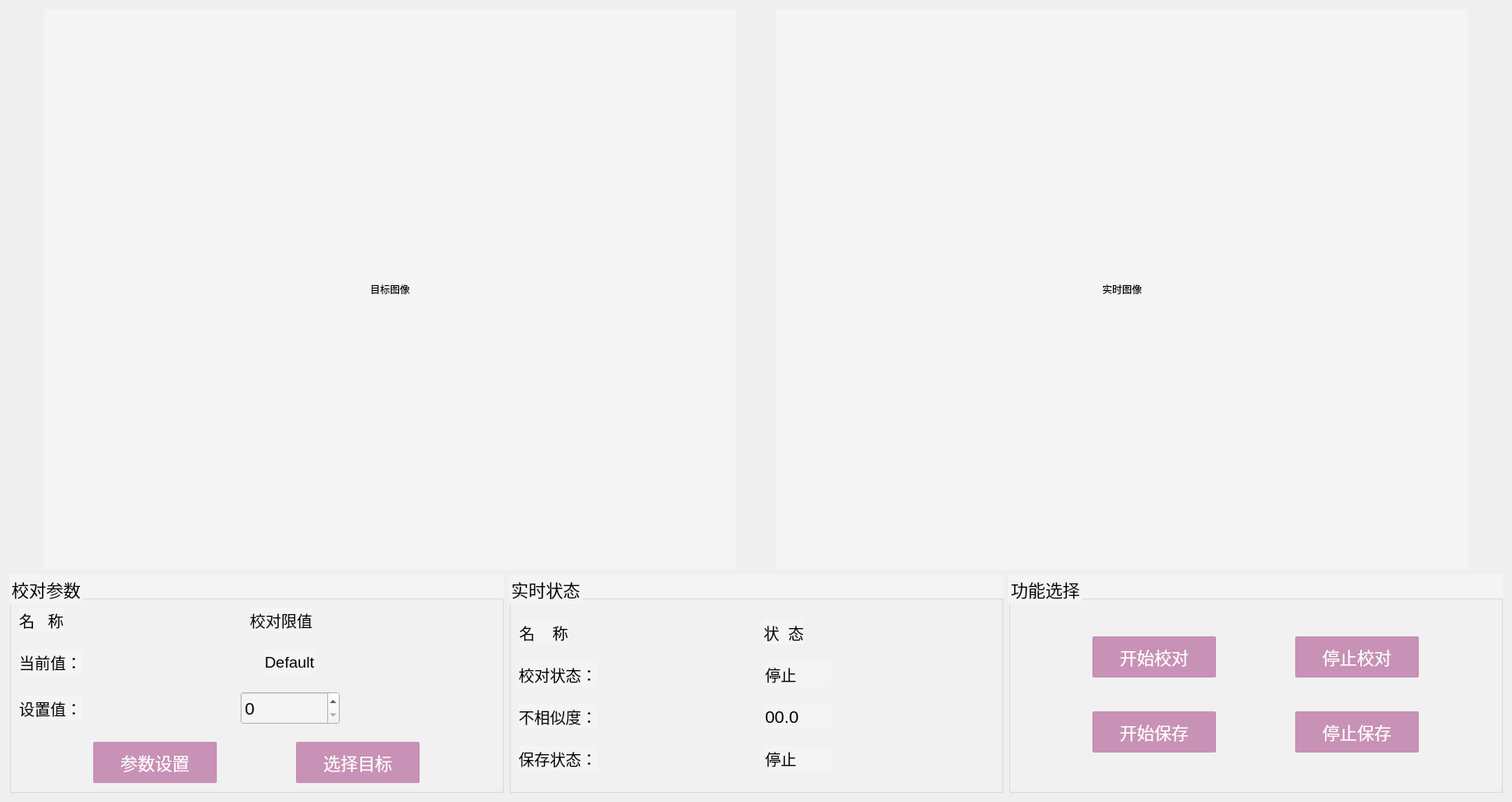
   <widget class="QWidget" name="tab_2">
    <attribute name="title">
     <string>图像校对</string>
    </attribute>
    <layout class="QVBoxLayout" name="verticalLayout_9">
     <item>
      <layout class="QHBoxLayout" name="horizontalLayout_4">
       <item>
        <widget class="QLabel" name="target_dis">
         <property name="minimumSize">
          <size>
           <width>840</width>
           <height>680</height>
          </size>
         </property>
         <property name="maximumSize">
          <size>
           <width>840</width>
           <height>680</height>
          </size>
         </property>
         <property name="layoutDirection">
          <enum>Qt::LeftToRight</enum>
         </property>
         <property name="styleSheet">
          <string notr="true">background-color: rgb(244, 244, 244);
border-color: rgb(2, 2, 2);
font: 16pt &quot;黑体&quot;;</string>
         </property>
         <property name="text">
          <string>目标图像</string>
         </property>
         <property name="alignment">
          <set>Qt::AlignCenter</set>
         </property>
        </widget>
       </item>
       <item>
        <widget class="QLabel" name="real_dis">
         <property name="minimumSize">
          <size>
           <width>840</width>
           <height>680</height>
          </size>
         </property>
         <property name="maximumSize">
          <size>
           <width>840</width>
           <height>680</height>
          </size>
         </property>
         <property name="layoutDirection">
          <enum>Qt::LeftToRight</enum>
         </property>
         <property name="styleSheet">
          <string notr="true">background-color: rgb(244, 244, 244);
border-color: rgb(2, 2, 2);
font: 16pt &quot;黑体&quot;;</string>
         </property>
         <property name="text">
          <string>实时图像</string>
         </property>
         <property name="alignment">
          <set>Qt::AlignCenter</set>
         </property>
        </widget>
       </item>
      </layout>
     </item>
     <item>
      <layout class="QHBoxLayout" name="horizontalLayout_3">
       <item>
        <widget class="QGroupBox" name="det_Box_5">
         <property name="minimumSize">
          <size>
           <width>600</width>
           <height>0</height>
          </size>
         </property>
         <property name="maximumSize">
          <size>
           <width>600</width>
           <height>16777215</height>
          </size>
         </property>
         <property name="styleSheet">
          <string notr="true">font-family: &quot;黑体&quot;;
background-color: rgb(244, 244, 244);
font-size: 16pt;
height:50;
width:150;</string>
         </property>
         <property name="title">
          <string>校对参数</string>
         </property>
         <layout class="QVBoxLayout" name="verticalLayout_12">
          <item>
           <layout class="QHBoxLayout" name="horizontalLayout_37">
            <item>
             <widget class="QLabel" name="label_33">
              <property name="minimumSize">
               <size>
                <width>0</width>
                <height>30</height>
               </size>
              </property>
              <property name="maximumSize">
               <size>
                <width>16777215</width>
                <height>30</height>
               </size>
              </property>
              <property name="styleSheet">
               <string notr="true">font-family: &quot;黑体&quot;;
font-size: 14pt;
height:50;
width:150;</string>
              </property>
              <property name="text">
               <string>名   称</string>
              </property>
              <property name="alignment">
               <set>Qt::AlignRight|Qt::AlignTrailing|Qt::AlignVCenter</set>
              </property>
             </widget>
            </item>
            <item>
             <spacer name="horizontalSpacer_21">
              <property name="orientation">
               <enum>Qt::Horizontal</enum>
              </property>
              <property name="sizeHint" stdset="0">
               <size>
                <width>40</width>
                <height>20</height>
               </size>
              </property>
             </spacer>
            </item>
            <item>
             <widget class="QLabel" name="label_34">
              <property name="minimumSize">
               <size>
                <width>0</width>
                <height>30</height>
               </size>
              </property>
              <property name="maximumSize">
               <size>
                <width>16777215</width>
                <height>30</height>
               </size>
              </property>
              <property name="styleSheet">
               <string notr="true">font-family: &quot;黑体&quot;;
font-size: 14pt;
height:50;
width:150;</string>
              </property>
              <property name="text">
               <string>校对限值</string>
              </property>
              <property name="alignment">
               <set>Qt::AlignRight|Qt::AlignTrailing|Qt::AlignVCenter</set>
              </property>
             </widget>
            </item>
            <item>
             <spacer name="horizontalSpacer_36">
              <property name="orientation">
               <enum>Qt::Horizontal</enum>
              </property>
              <property name="sizeHint" stdset="0">
               <size>
                <width>40</width>
                <height>20</height>
               </size>
              </property>
             </spacer>
            </item>
           </layout>
          </item>
          <item>
           <spacer name="verticalSpacer_20">
            <property name="orientation">
             <enum>Qt::Vertical</enum>
            </property>
            <property name="sizeType">
             <enum>QSizePolicy::Fixed</enum>
            </property>
            <property name="sizeHint" stdset="0">
             <size>
              <width>20</width>
              <height>15</height>
             </size>
            </property>
           </spacer>
          </item>
          <item>
           <layout class="QHBoxLayout" name="horizontalLayout_38">
            <item>
             <widget class="QLabel" name="label_36">
              <property name="minimumSize">
               <size>
                <width>0</width>
                <height>30</height>
               </size>
              </property>
              <property name="maximumSize">
               <size>
                <width>16777215</width>
                <height>30</height>
               </size>
              </property>
              <property name="styleSheet">
               <string notr="true">font-family: &quot;黑体&quot;;
font-size: 14pt;
height:50;
width:150;</string>
              </property>
              <property name="text">
               <string>当前值：</string>
              </property>
              <property name="alignment">
               <set>Qt::AlignRight|Qt::AlignTrailing|Qt::AlignVCenter</set>
              </property>
             </widget>
            </item>
            <item>
             <spacer name="horizontalSpacer_37">
              <property name="orientation">
               <enum>Qt::Horizontal</enum>
              </property>
              <property name="sizeHint" stdset="0">
               <size>
                <width>40</width>
                <height>20</height>
               </size>
              </property>
             </spacer>
            </item>
            <item>
             <widget class="QLabel" name="limit_value_now">
              <property name="styleSheet">
               <string notr="true">font-family: &quot;黑体&quot;;
font-size: 14pt;
height:50;
width:150;</string>
              </property>
              <property name="text">
               <string>Default</string>
              </property>
             </widget>
            </item>
            <item>
             <spacer name="horizontalSpacer_46">
              <property name="orientation">
               <enum>Qt::Horizontal</enum>
              </property>
              <property name="sizeHint" stdset="0">
               <size>
                <width>40</width>
                <height>20</height>
               </size>
              </property>
             </spacer>
            </item>
           </layout>
          </item>
          <item>
           <spacer name="verticalSpacer_18">
            <property name="orientation">
             <enum>Qt::Vertical</enum>
            </property>
            <property name="sizeType">
             <enum>QSizePolicy::Fixed</enum>
            </property>
            <property name="sizeHint" stdset="0">
             <size>
              <width>20</width>
              <height>15</height>
             </size>
            </property>
           </spacer>
          </item>
          <item>
           <layout class="QHBoxLayout" name="horizontalLayout_39">
            <item>
             <widget class="QLabel" name="label_37">
              <property name="minimumSize">
               <size>
                <width>0</width>
                <height>30</height>
               </size>
              </property>
              <property name="maximumSize">
               <size>
                <width>16777215</width>
                <height>30</height>
               </size>
              </property>
              <property name="styleSheet">
               <string notr="true">font-family: &quot;黑体&quot;;
font-size: 14pt;
height:50;
width:150;</string>
              </property>
              <property name="text">
               <string>设置值：</string>
              </property>
              <property name="alignment">
               <set>Qt::AlignRight|Qt::AlignTrailing|Qt::AlignVCenter</set>
              </property>
             </widget>
            </item>
            <item>
             <spacer name="horizontalSpacer_49">
              <property name="orientation">
               <enum>Qt::Horizontal</enum>
              </property>
              <property name="sizeHint" stdset="0">
               <size>
                <width>40</width>
                <height>20</height>
               </size>
              </property>
             </spacer>
            </item>
            <item>
             <widget class="QSpinBox" name="limit_value_set">
              <property name="maximumSize">
               <size>
                <width>120</width>
                <height>40</height>
               </size>
              </property>
              <property name="maximum">
               <number>255</number>
              </property>
             </widget>
            </item>
            <item>
             <spacer name="horizontalSpacer_55">
              <property name="orientation">
               <enum>Qt::Horizontal</enum>
              </property>
              <property name="sizeHint" stdset="0">
               <size>
                <width>40</width>
                <height>20</height>
               </size>
              </property>
             </spacer>
            </item>
           </layout>
          </item>
          <item>
           <spacer name="verticalSpacer_17">
            <property name="orientation">
             <enum>Qt::Vertical</enum>
            </property>
            <property name="sizeType">
             <enum>QSizePolicy::Fixed</enum>
            </property>
            <property name="sizeHint" stdset="0">
             <size>
              <width>20</width>
              <height>15</height>
             </size>
            </property>
           </spacer>
          </item>
          <item>
           <layout class="QHBoxLayout" name="horizontalLayout_41">
            <item>
             <widget class="QPushButton" name="limit_value_set_Button">
              <property name="minimumSize">
               <size>
                <width>0</width>
                <height>50</height>
               </size>
              </property>
              <property name="maximumSize">
               <size>
                <width>150</width>
                <height>50</height>
               </size>
              </property>
              <property name="contextMenuPolicy">
               <enum>Qt::DefaultContextMenu</enum>
              </property>
              <property name="styleSheet">
               <string notr="true">QPushButton{
    font-family: &quot;黑体&quot;;
    font-size: 16pt;
	height:50;
	width:150;
    color: rgb(255, 255, 255);
    background:rgb(200, 145, 182);
    border-color: rgb(99, 145, 182);
    border-radius: 2px;
    border: 2px;
}

QPushButton:hover{background:rgb(200, 120, 150);}


QPushButton:pressed{background:rgb(200, 125, 155);}</string>
              </property>
              <property name="text">
               <string>参数设置</string>
              </property>
             </widget>
            </item>
            <item>
             <widget class="QPushButton" name="select_target_Button">
              <property name="minimumSize">
               <size>
                <width>0</width>
                <height>40</height>
               </size>
              </property>
              <property name="maximumSize">
               <size>
                <width>150</width>
                <height>50</height>
               </size>
              </property>
              <property name="contextMenuPolicy">
               <enum>Qt::DefaultContextMenu</enum>
              </property>
              <property name="styleSheet">
               <string notr="true">QPushButton{
    font-family: &quot;黑体&quot;;
    font-size: 16pt;
	height:50;
	width:150;
    color: rgb(255, 255, 255);
    background:rgb(200, 145, 182);
    border-color: rgb(99, 145, 182);
    border-radius: 2px;
    border: 2px;
}

QPushButton:hover{background:rgb(200, 120, 150);}


QPushButton:pressed{background:rgb(200, 125, 155);}</string>
              </property>
              <property name="text">
               <string>选择目标</string>
              </property>
             </widget>
            </item>
           </layout>
          </item>
         </layout>
        </widget>
       </item>
       <item>
        <widget class="QGroupBox" name="det_Box_6">
         <property name="minimumSize">
          <size>
           <width>600</width>
           <height>0</height>
          </size>
         </property>
         <property name="maximumSize">
          <size>
           <width>600</width>
           <height>16777215</height>
          </size>
         </property>
         <property name="styleSheet">
          <string notr="true">font-family: &quot;黑体&quot;;
background-color: rgb(244, 244, 244);
font-size: 16pt;
height:50;
width:150;</string>
         </property>
         <property name="title">
          <string>实时状态</string>
         </property>
         <layout class="QVBoxLayout" name="verticalLayout_13">
          <item>
           <layout class="QHBoxLayout" name="horizontalLayout_40">
            <item>
             <widget class="QLabel" name="label_35">
              <property name="minimumSize">
               <size>
                <width>0</width>
                <height>30</height>
               </size>
              </property>
              <property name="maximumSize">
               <size>
                <width>16777215</width>
                <height>30</height>
               </size>
              </property>
              <property name="styleSheet">
               <string notr="true">font-family: &quot;黑体&quot;;
font-size: 14pt;
height:50;
width:150;</string>
              </property>
              <property name="text">
               <string>名    称</string>
              </property>
              <property name="alignment">
               <set>Qt::AlignRight|Qt::AlignTrailing|Qt::AlignVCenter</set>
              </property>
             </widget>
            </item>
            <item>
             <spacer name="horizontalSpacer_78">
              <property name="orientation">
               <enum>Qt::Horizontal</enum>
              </property>
              <property name="sizeHint" stdset="0">
               <size>
                <width>40</width>
                <height>20</height>
               </size>
              </property>
             </spacer>
            </item>
            <item>
             <widget class="QLabel" name="label_38">
              <property name="minimumSize">
               <size>
                <width>0</width>
                <height>30</height>
               </size>
              </property>
              <property name="maximumSize">
               <size>
                <width>16777215</width>
                <height>30</height>
               </size>
              </property>
              <property name="styleSheet">
               <string notr="true">font-family: &quot;黑体&quot;;
font-size: 14pt;
height:50;
width:150;</string>
              </property>
              <property name="text">
               <string>状  态</string>
              </property>
              <property name="alignment">
               <set>Qt::AlignRight|Qt::AlignTrailing|Qt::AlignVCenter</set>
              </property>
             </widget>
            </item>
            <item>
             <spacer name="horizontalSpacer_58">
              <property name="orientation">
               <enum>Qt::Horizontal</enum>
              </property>
              <property name="sizeHint" stdset="0">
               <size>
                <width>40</width>
                <height>20</height>
               </size>
              </property>
             </spacer>
            </item>
           </layout>
          </item>
          <item>
           <layout class="QHBoxLayout" name="horizontalLayout_42">
            <item>
             <widget class="QLabel" name="label_39">
              <property name="minimumSize">
               <size>
                <width>0</width>
                <height>30</height>
               </size>
              </property>
              <property name="maximumSize">
               <size>
                <width>16777215</width>
                <height>30</height>
               </size>
              </property>
              <property name="styleSheet">
               <string notr="true">font-family: &quot;黑体&quot;;
font-size: 14pt;
height:50;
width:150;</string>
              </property>
              <property name="text">
               <string>校对状态：</string>
              </property>
              <property name="alignment">
               <set>Qt::AlignRight|Qt::AlignTrailing|Qt::AlignVCenter</set>
              </property>
             </widget>
            </item>
            <item>
             <spacer name="horizontalSpacer_23">
              <property name="orientation">
               <enum>Qt::Horizontal</enum>
              </property>
              <property name="sizeHint" stdset="0">
               <size>
                <width>40</width>
                <height>20</height>
               </size>
              </property>
             </spacer>
            </item>
            <item>
             <widget class="QLabel" name="compare_state_dis">
              <property name="minimumSize">
               <size>
                <width>80</width>
                <height>30</height>
               </size>
              </property>
              <property name="maximumSize">
               <size>
                <width>80</width>
                <height>30</height>
               </size>
              </property>
              <property name="styleSheet">
               <string notr="true">font-family: &quot;黑体&quot;;
font-size: 14pt;
height:50;
width:150;</string>
              </property>
              <property name="text">
               <string>停止</string>
              </property>
             </widget>
            </item>
            <item>
             <spacer name="horizontalSpacer_67">
              <property name="orientation">
               <enum>Qt::Horizontal</enum>
              </property>
              <property name="sizeHint" stdset="0">
               <size>
                <width>40</width>
                <height>20</height>
               </size>
              </property>
             </spacer>
            </item>
           </layout>
          </item>
          <item>
           <layout class="QHBoxLayout" name="horizontalLayout_43">
            <item>
             <widget class="QLabel" name="label_40">
              <property name="minimumSize">
               <size>
                <width>0</width>
                <height>30</height>
               </size>
              </property>
              <property name="maximumSize">
               <size>
                <width>16777215</width>
                <height>30</height>
               </size>
              </property>
              <property name="styleSheet">
               <string notr="true">font-family: &quot;黑体&quot;;
font-size: 14pt;
height:50;
width:150;</string>
              </property>
              <property name="text">
               <string>不相似度：</string>
              </property>
              <property name="alignment">
               <set>Qt::AlignRight|Qt::AlignTrailing|Qt::AlignVCenter</set>
              </property>
             </widget>
            </item>
            <item>
             <spacer name="horizontalSpacer_38">
              <property name="orientation">
               <enum>Qt::Horizontal</enum>
              </property>
              <property name="sizeHint" stdset="0">
               <size>
                <width>40</width>
                <height>20</height>
               </size>
              </property>
             </spacer>
            </item>
            <item>
             <widget class="QLabel" name="err_rate_dis">
              <property name="minimumSize">
               <size>
                <width>80</width>
                <height>30</height>
               </size>
              </property>
              <property name="maximumSize">
               <size>
                <width>80</width>
                <height>30</height>
               </size>
              </property>
              <property name="styleSheet">
               <string notr="true">font-family: &quot;黑体&quot;;
font-size: 16pt;
height:50;
width:150;</string>
              </property>
              <property name="text">
               <string>00.0</string>
              </property>
             </widget>
            </item>
            <item>
             <spacer name="horizontalSpacer_25">
              <property name="orientation">
               <enum>Qt::Horizontal</enum>
              </property>
              <property name="sizeHint" stdset="0">
               <size>
                <width>40</width>
                <height>20</height>
               </size>
              </property>
             </spacer>
            </item>
           </layout>
          </item>
          <item>
           <layout class="QHBoxLayout" name="horizontalLayout_44">
            <item>
             <widget class="QLabel" name="label_41">
              <property name="minimumSize">
               <size>
                <width>0</width>
                <height>30</height>
               </size>
              </property>
              <property name="maximumSize">
               <size>
                <width>16777215</width>
                <height>30</height>
               </size>
              </property>
              <property name="styleSheet">
               <string notr="true">font-family: &quot;黑体&quot;;
font-size: 14pt;
height:50;
width:150;</string>
              </property>
              <property name="text">
               <string>保存状态：</string>
              </property>
              <property name="alignment">
               <set>Qt::AlignRight|Qt::AlignTrailing|Qt::AlignVCenter</set>
              </property>
             </widget>
            </item>
            <item>
             <spacer name="horizontalSpacer_52">
              <property name="orientation">
               <enum>Qt::Horizontal</enum>
              </property>
              <property name="sizeHint" stdset="0">
               <size>
                <width>40</width>
                <height>20</height>
               </size>
              </property>
             </spacer>
            </item>
            <item>
             <widget class="QLabel" name="compare_save_dis">
              <property name="minimumSize">
               <size>
                <width>80</width>
                <height>30</height>
               </size>
              </property>
              <property name="maximumSize">
               <size>
                <width>80</width>
                <height>30</height>
               </size>
              </property>
              <property name="styleSheet">
               <string notr="true">font-family: &quot;黑体&quot;;
font-size: 14pt;
height:50;
width:150;</string>
              </property>
              <property name="text">
               <string>停止</string>
              </property>
             </widget>
            </item>
            <item>
             <spacer name="horizontalSpacer_61">
              <property name="orientation">
               <enum>Qt::Horizontal</enum>
              </property>
              <property name="sizeHint" stdset="0">
               <size>
                <width>40</width>
                <height>20</height>
               </size>
              </property>
             </spacer>
            </item>
           </layout>
          </item>
         </layout>
        </widget>
       </item>
       <item>
        <widget class="QGroupBox" name="groupBox_5">
         <property name="minimumSize">
          <size>
           <width>600</width>
           <height>240</height>
          </size>
         </property>
         <property name="maximumSize">
          <size>
           <width>600</width>
           <height>9000</height>
          </size>
         </property>
         <property name="styleSheet">
          <string notr="true">font-family: &quot;黑体&quot;;
background-color: rgb(244, 244, 244);
font-size: 16pt;
height:50;
width:150;</string>
         </property>
         <property name="title">
          <string>功能选择</string>
         </property>
         <layout class="QGridLayout" name="gridLayout_2">
          <item row="0" column="0">
           <widget class="QPushButton" name="start_compare_Button">
            <property name="minimumSize">
             <size>
              <width>0</width>
              <height>40</height>
             </size>
            </property>
            <property name="maximumSize">
             <size>
              <width>150</width>
              <height>50</height>
             </size>
            </property>
            <property name="contextMenuPolicy">
             <enum>Qt::DefaultContextMenu</enum>
            </property>
            <property name="styleSheet">
             <string notr="true">QPushButton{
    font-family: &quot;黑体&quot;;
    font-size: 16pt;
	height:50;
	width:150;
    color: rgb(255, 255, 255);
    background:rgb(200, 145, 182);
    border-color: rgb(99, 145, 182);
    border-radius: 2px;
    border: 2px;
}

QPushButton:hover{background:rgb(200, 120, 150);}


QPushButton:pressed{background:rgb(200, 125, 155);}</string>
            </property>
            <property name="text">
             <string>开始校对</string>
            </property>
           </widget>
          </item>
          <item row="0" column="1">
           <widget class="QPushButton" name="stop_compare_Button">
            <property name="minimumSize">
             <size>
              <width>0</width>
              <height>40</height>
             </size>
            </property>
            <property name="maximumSize">
             <size>
              <width>150</width>
              <height>50</height>
             </size>
            </property>
            <property name="contextMenuPolicy">
             <enum>Qt::DefaultContextMenu</enum>
            </property>
            <property name="styleSheet">
             <string notr="true">QPushButton{
    font-family: &quot;黑体&quot;;
    font-size: 16pt;
	height:50;
	width:150;
    color: rgb(255, 255, 255);
    background:rgb(200, 145, 182);
    border-color: rgb(99, 145, 182);
    border-radius: 2px;
    border: 2px;
}

QPushButton:hover{background:rgb(200, 120, 150);}


QPushButton:pressed{background:rgb(200, 125, 155);}</string>
            </property>
            <property name="text">
             <string>停止校对</string>
            </property>
           </widget>
          </item>
          <item row="1" column="0">
           <widget class="QPushButton" name="start_save_Button">
            <property name="minimumSize">
             <size>
              <width>0</width>
              <height>40</height>
             </size>
            </property>
            <property name="maximumSize">
             <size>
              <width>150</width>
              <height>50</height>
             </size>
            </property>
            <property name="contextMenuPolicy">
             <enum>Qt::DefaultContextMenu</enum>
            </property>
            <property name="styleSheet">
             <string notr="true">QPushButton{
    font-family: &quot;黑体&quot;;
    font-size: 16pt;
	height:50;
	width:150;
    color: rgb(255, 255, 255);
    background:rgb(200, 145, 182);
    border-color: rgb(99, 145, 182);
    border-radius: 2px;
    border: 2px;
}

QPushButton:hover{background:rgb(200, 120, 150);}


QPushButton:pressed{background:rgb(200, 125, 155);}</string>
            </property>
            <property name="text">
             <string>开始保存</string>
            </property>
           </widget>
          </item>
          <item row="1" column="1">
           <widget class="QPushButton" name="stop_save_Button">
            <property name="minimumSize">
             <size>
              <width>0</width>
              <height>40</height>
             </size>
            </property>
            <property name="maximumSize">
             <size>
              <width>150</width>
              <height>50</height>
             </size>
            </property>
            <property name="contextMenuPolicy">
             <enum>Qt::DefaultContextMenu</enum>
            </property>
            <property name="styleSheet">
             <string notr="true">QPushButton{
    font-family: &quot;黑体&quot;;
    font-size: 16pt;
	height:50;
	width:150;
    color: rgb(255, 255, 255);
    background:rgb(200, 145, 182);
    border-color: rgb(99, 145, 182);
    border-radius: 2px;
    border: 2px;
}

QPushButton:hover{background:rgb(200, 120, 150);}


QPushButton:pressed{background:rgb(200, 125, 155);}</string>
            </property>
            <property name="text">
             <string>停止保存</string>
            </property>
           </widget>
          </item>
         </layout>
        </widget>
       </item>
      </layout>
     </item>
    </layout>
   </widget>
